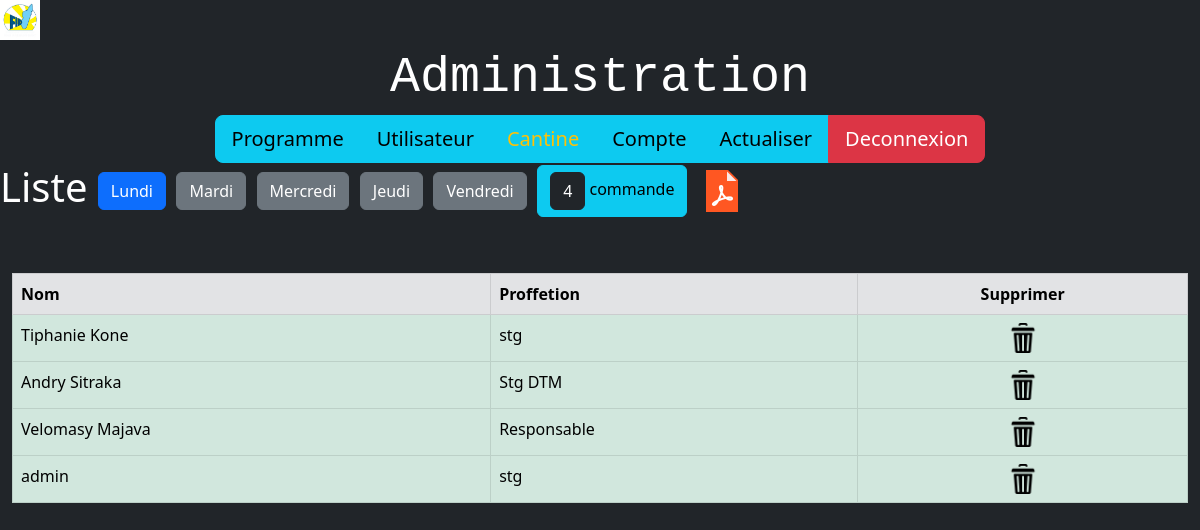
Page /admin/x/SNRS/d1.php on the committed database.
### tables this page shows
CREATE TABLE IF NOT EXISTS `utilisateur` (
  `numUt` int(11) NOT NULL AUTO_INCREMENT,
  `photos` varchar(100) NOT NULL,
  `nom` varchar(25) NOT NULL,
  `prenom` varchar(25) NOT NULL,
  `direction` varchar(25) NOT NULL,
  `tel` varchar(25) NOT NULL,
  `mdp` varchar(25) NOT NULL,
  `valeur` varchar(25) NOT NULL,
  `fady` varchar(25) NOT NULL,
  `adrs` varchar(100) NOT NULL,
  `adrs_mail` varchar(100) NOT NULL,
  `fonc` varchar(50) NOT NULL,
  PRIMARY KEY (`numUt`)
);

### admin/x/SNRS/d1.php (the view, shortened to what this page needs)
<?php
include("../connexion.php");
$sql ="SELECT  COUNT(*)  numUt FROM utilisateur , andro ,commande where (utilisateur.numUt =commande.id_ut) AND
(andro.id = commande.id_dat) And id_dat= 1" ;
$result = $conn->query($sql);
$isa = mysqli_fetch_assoc($result);
?>
<!DOCTYPE html>
<html lang="en">
<head>
    <link rel="stylesheet" href="../css/style.css">
    <link rel="stylesheet" href="../css/bootstrap.min.css">
    <link rel="stylesheet" href="style.css">
</head>
<body class="bg-dark ">
<img src="../image/f.jpg" alt="" width="40" height="40" >
<center>
<div id="titre" class="text-white">Administration</div>
</center>
    <div class="container-fluid btn-lg">
         <div class="container-fluid">
            <div class="row">
                      <article class="col-md-12">
                      <center>
<div class="btn-group btn-group-lg" role="group" aria-label="Large button group" >
<a href="admin.php" class="btn btn-info "> Programme</a>
<a href="Utilisateur.php" class="btn btn-info">Utilisateur</a>
<a href="d1.php"class="btn btn-info text-warning">Cantine</a>
<a href="compte.php" class="btn btn-info">Compte</a>
<a href="actualiser.php" class="btn btn-info">Actualiser</a>
<a href="../index.php" class="btn btn-danger">Deconnexion</a>
</div>
</center>
                      </article >
            </div>
        </div>
</div>
<h1> <span class="text-white">Liste</span>
     <a href="d1.php" class="btn btn-primary">Lundi</a>
     <a href="d2.php" class="btn btn-secondary">Mardi</a>
     <a href="d3.php" class="btn btn-secondary">Mercredi</a>
     <a href="d4.php" class="btn btn-secondary">Jeudi</a>
     <a href="d5.php" class="btn btn-secondary">Vendredi</a>
     <div class="btn btn-info">
        <div class="btn btn-dark"><?php print_r( $isa ['numUt'] );?></div><?php  echo " commande"; ?> </div>
     <a href="../pdf/lundi.php" > <img src="../image/pdf.png" alt=""></a>
</h1>
<br><br>
<div class="container-fluid">
<table class="table table-bordered">
    <header>
        <tr class="table-secondary">
            <th>Nom</th>
            <th>Proffetion</th>
             <th><center>Supprimer</center></th>
        </tr>
    </header>
<?php
$sql ="SELECT prenom,direction,numUt FROM utilisateur , andro ,commande where (utilisateur.numUt =commande.id_ut) AND
(andro.id = commande.id_dat) And id_dat= 1" ;
  $result = $conn->query($sql);
  if ($result->num_rows > 0) {
  while($row = $result->fetch_assoc()) {
?>
        <tr class="table-success ">
            <td> <?php echo ($row['prenom']); ?></td>
            <td> <?php echo ($row['direction']); ?>
            <th><center><a href= "supa.php?supp=<?php echo $row['numUt'];?>"><img src="../image/sip.png" alt="" width="30" height="30"> </a></center></th>
        </tr>
        </td> <?php }} ?>
</table>
</div>
</body>
</html>

### admin/x/SNRS/style.css (style rules this page uses)
#titre { font-size: 50px; font-family: monospace; }

### rows in the picture
utilisateur: prenom "Tiphanie Kone", direction "stg"
utilisateur: prenom "Andry Sitraka", direction "Stg DTM"
utilisateur: prenom "Velomasy Majava", direction "Responsable"
utilisateur: prenom "admin", direction "stg"
